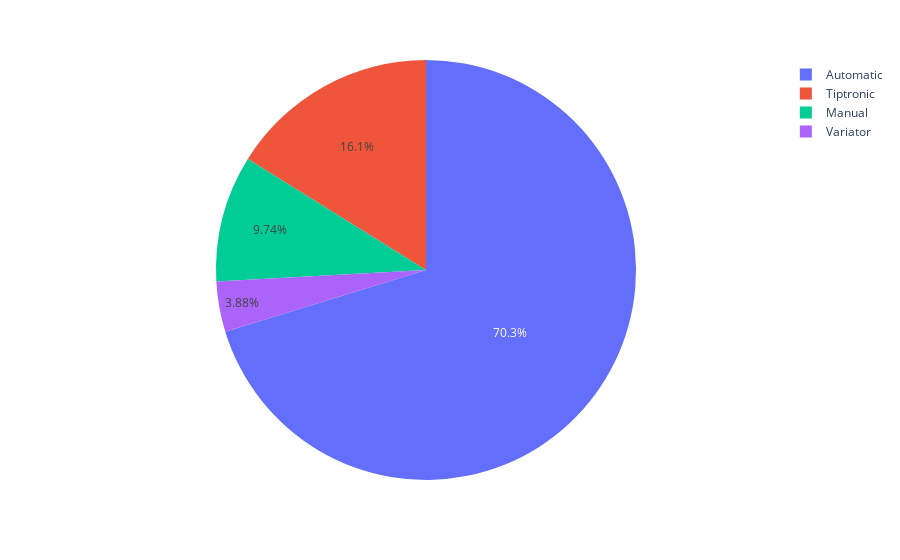

The code cell stored with this chart in its notebook:
### Code cell
fig = px.pie(dfType, values='Count', names='Gear box type')
fig.show()

### Figure 1 — Plotly figure (JSON) as saved in the notebook; plotly's stock layout.template omitted (floating-point values rounded to 4 significant figures)
{"data": [{"domain": {"x": [0, 1], "y": [0, 1]}, "hovertemplate": "Gear box type=%{label}<br>Count=%{value}<extra></extra>", "labels": ["Automatic", "Tiptronic", "Manual", "Variator"], "legendgroup": "", "name": "", "showlegend": true, "type": "pie", "values": [13514, 3102, 1874, 746]}], "layout": {"legend": {"tracegroupgap": 0}, "margin": {"t": 60}}}
